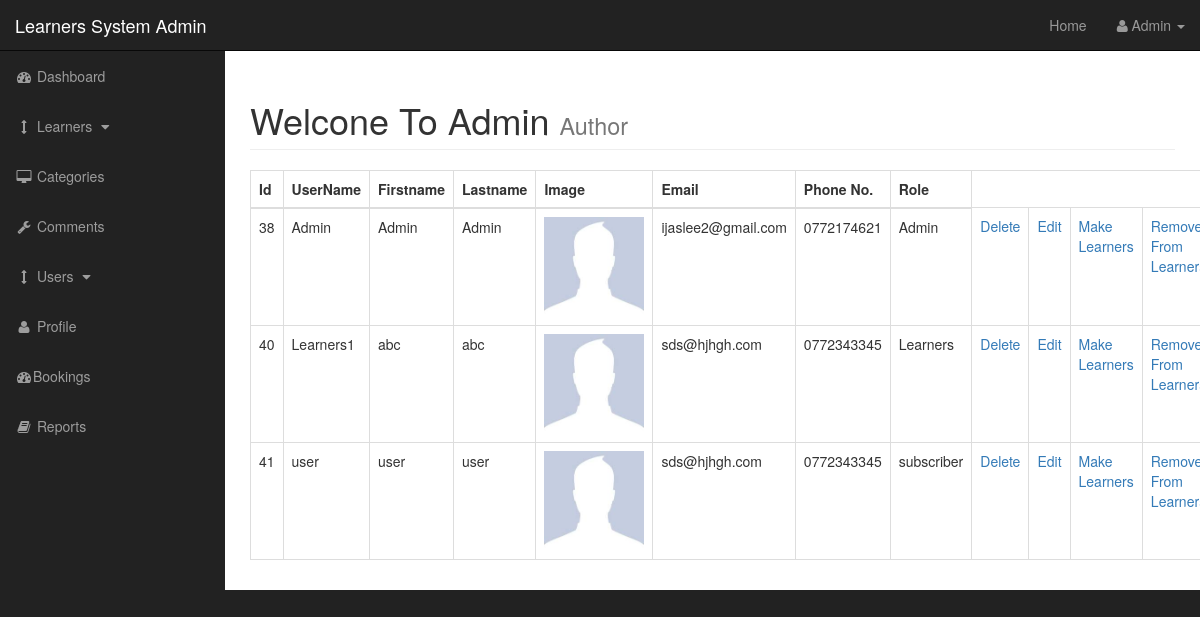
Page /admin/users.php (signed in) on the committed database.
### tables this page shows
CREATE TABLE `users` (
  `user_id` int(3) NOT NULL,
  `username` varchar(255) NOT NULL,
  `user_password` varchar(255) NOT NULL,
  `user_firstname` varchar(255) NOT NULL,
  `user_lastname` varchar(255) NOT NULL,
  `user_email` varchar(255) NOT NULL,
  `user_phoneno` varchar(255) NOT NULL,
  `user_image` text NOT NULL,
  `user_role` varchar(255) NOT NULL
);

### admin/users.php (the view, shortened to what this page needs)
<?php include"includes/admin_header.php"; ?>
    <div id="wrapper">
        <?php include"includes/admin_navigation.php"; ?>
        <div id="page-wrapper">
            <div class="container-fluid">
                <div class="row">
                    <div class="col-lg-12">
                        <h1 class="page-header">
                            Welcone To Admin
                            <small>Author</small>
                        </h1>
                        <?php
                        if (isset($_GET['source'])) {
                            $source = $_GET['source'];
                        }
                        else {
                            $source = "";
                        }
                        switch ($source) {
                            default: ?>
                                <table class="table table-bordered table-hover">
                                <thead>
                                    <tr>
                                        <th>Id</th>
                                        <th>UserName</th>
                                        <th>Firstname</th>
                                        <th>Lastname</th>
                                        <th>Image</th>
                                        <th>Email</th>
                                        <th>Phone No.</th>
                                        <th>Role</th>
                                    </tr>
                                </thead>
                                <tbody>
                                    <?php
                                        $query = "SELECT *  FROM  users";
                                        $select_users = mysqli_query($connection,$query);
                                        while($row = mysqli_fetch_assoc($select_users)) {
                                            $user_id = $row['user_id'];
                                            $username = $row['username'];
                                            $user_firstname = $row['user_firstname'];
                                            $user_lastname = $row['user_lastname'];
                                            $user_email = $row['user_email'];
                                            $user_role = $row['user_role'];
                                            $user_phoneno = $row['user_phoneno'];
                                            $user_image = $row['user_image'];
                                     ?>
                                    <tr>
                                        <td><?php echo $user_id ?></td>
                                        <td><?php echo $username ?></td>
                                        <td><?php echo $user_firstname ?></td>
                                        <td><?php echo $user_lastname ?></td>
                                        <td><img width="100" src="../admin/images/<?php echo $user_image ?>"></td>
                                        <td><?php echo $user_email ?></td>
                                        <td><?php echo $user_phoneno ?></td>
                                        <td><?php echo $user_role ?></td>
                                        <?php echo "<td><a href='users.php?deleteuser=$user_id'>Delete</a></td>"; ?>
                                        <?php echo "<td><a href='users.php?source=update_user&user_id=$user_id'>Edit</a></td>"; ?>
                                        <?php echo "<td><a href='users.php?make_Learners=$user_id'>Make Learners</a></td>"; ?>
                                        <?php echo "<td><a href='users.php?remove_from_Learners=$user_id'>Remove From Learners</a></td>"; ?>
                                    </tr>
                                    <?php } ?>
                                </tbody>
                                </table><?php
                                break;
                        }
                        ?>
                    </div>
                </div>
            </div>
        </div>
<?php include"includes/admin_footer.php"; ?>

### admin/includes/admin_header.php (shortened to what this page needs)
<!DOCTYPE html>
<html lang="en">
<head>
    <link href="css/bootstrap.min.css" rel="stylesheet">
    <link href="css/sb-admin.css" rel="stylesheet">
    <link href="font-awesome/css/font-awesome.min.css" rel="stylesheet" type="text/css">
</head>
<body>

### admin/includes/admin_navigation.php (shortened to what this page needs)
<nav class="navbar navbar-inverse navbar-fixed-top" role="navigation">
            <div class="navbar-header">
                <a class="navbar-brand" href="index.php">Learners System Admin</a>
            </div>
            <ul class="nav navbar-right top-nav">
                <li><a href="../index.php">Home</a></li>
                <li class="dropdown">
                    <a href="#" class="dropdown-toggle" data-toggle="dropdown"><i class="fa fa-user"></i> <?php echo ucfirst($_SESSION['s_username']); ?> <b class="caret"></b></a>
                </li>
            </ul>
            <div class="collapse navbar-collapse navbar-ex1-collapse">
                <ul class="nav navbar-nav side-nav">
                    <li>
                        <a href="index.php"><i class="fa fa-fw fa-dashboard"></i> Dashboard</a>
                    </li>
                    <li>
                        <a href="javascript:;" data-toggle="collapse" data-target="#demo"><i class="fa fa-fw fa-arrows-v"></i> Learners <i class="fa fa-fw fa-caret-down"></i></a>
                    </li>
                    <li>
                        <a href="categories.php"><i class="fa fa-fw fa-desktop"></i> Categories</a>
                    </li>
                    <li>
                        <a href="query.php"><i class="fa fa-fw fa-wrench"></i> Comments</a>
                    </li>
                    <li>
                        <a href="javascript:;" data-toggle="collapse" data-target="#demo1"><i class="fa fa-fw fa-arrows-v"></i> Users <i class="fa fa-fw fa-caret-down"></i></a>
                    </li>
                    <li>
                        <a href="../profile.php"><i class="fa fa-fw fa-user"></i> Profile</a>
                    </li>
					<li>
                        <a href="Bookings.php"><i class="fa fa-fw fa-dashboard"></i>Bookings</a>
                    </li>
                    <li>
                        <a href="report.php"><i class="fa fa-fw fa-book"></i> Reports</a>
                    </li>
                </ul>
            </div>
        </nav>

### admin/includes/admin_footer.php (shortened to what this page needs)
</div>
</body>
</html>

### admin/css/sb-admin.css (style rules this page uses)
body { margin-top: 100px; background-color: #222; }
@media (min-width:768px) { body { margin-top: 50px; } }
#wrapper { padding-left: 0; }
#page-wrapper { width: 100%; padding: 0; background-color: #fff; }
@media (min-width:768px) { #wrapper { padding-left: 225px; } }
@media (min-width:768px) { #page-wrapper { padding: 10px; } }
.top-nav { padding: 0 15px; }
.top-nav>li { display: inline-block; float: left; }
.top-nav>li>a { padding-top: 15px; padding-bottom: 15px; line-height: 20px; color: #999; }
@media (min-width:768px) { .side-nav { position: fixed; top: 51px; left: 225px; width: 225px; margin-left: -225px; border: none; border-radius: 0; overflow-y: auto; background-color: #222; } }
@media (min-width:768px) { .side-nav>li>a { width: 225px; } }

### rows in the picture
users: user_id "38", username "Admin", user_firstname "Admin", user_lastname "Admin", user_image (placeholder picture), user_email "ijaslee2@gmail.com", user_phoneno "0772174621", user_role "Admin"
users: user_id "40", username "Learners1", user_firstname "abc", user_lastname "abc", user_image (placeholder picture), user_email "sds@hjhgh.com", user_phoneno "0772343345", user_role "Learners"
users: user_id "41", username "user", user_firstname "user", user_lastname "user", user_image (placeholder picture), user_email "sds@hjhgh.com", user_phoneno "0772343345", user_role "subscriber"

### other values in the picture
$_SESSION['s_username'] "Admin"
